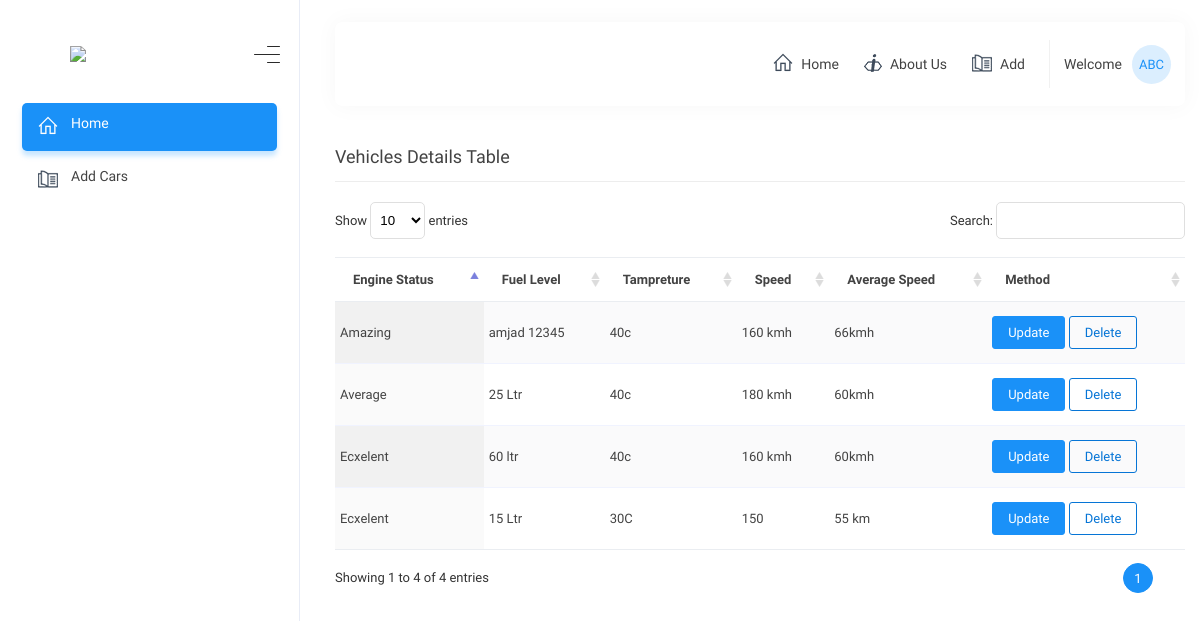
The page / on the database its author committed.
### vehicles/models.py (models this page shows, shortened)
class VehiclesDetail(models.Model):
    v_id = models.AutoField(primary_key=True)
    engine_status = models.CharField(max_length=200)
    fuel_level = models.CharField(max_length=200)
    tampreture = models.CharField(max_length=200)
    average_speed = models.CharField(max_length=200)
    speed = models.CharField(max_length=200)

### vehicles/views.py (the view)
# urls.py: path('', views.Index, name='home'),
def Index(request):
    vehicles = VehiclesDetail.objects.all().order_by('-v_id')
    return render(request, 'table.html',{'vehicles': vehicles})

### templates/table.html (shortened to what this page needs)
{% extends 'base.html' %}
{% load static %}
{% block active %}
    class="active"
{% endblock active %}
{% block body %}
<div class="row mt-4">
    <div class="col-lg-12">
        <h2 class="border-bottom">Vehicles Details Table</h2>
        <div class="mt-2">
            <table id="example" class="display" style="width:100%">
                <thead>
                    <tr>
                        <th>Engine Status</th>
                        <th>Fuel Level</th>
                        <th>Tampreture</th>
                        <th>Speed</th>
                        <th>Average Speed</th>
                        <th>Method</th>
                    </tr>
                </thead>
                <tbody>
                    {% for vehicle in vehicles %}
                    <tr>
                        <td>{{vehicle.engine_status}}</td>
                        <td>{{vehicle.fuel_level}}</td>
                        <td>{{vehicle.tampreture}}</td>
                        <td>{{vehicle.speed}}</td>
                        <td>{{vehicle.average_speed}}</td>
                        <td><a href="update/{{vehicle.v_id}}" class="btn btn-primary">Update</a>
                        <a href="delete/{{vehicle.v_id}}" class="btn btn-outline-primary">Delete</a></td>
                    </tr>
                    {% endfor %}
                </tbody>
            </table>
        </div>
    </div>
</div>
{% endblock body %}

### templates/base.html (shortened to what this page needs)
<!doctype html>
{% load static %}
<html lang="en">
<head>
    <link rel="stylesheet" type="text/css" href="{% static 'css/style.css' %}">
    <link href="{% static 'css/datepicker.css' %}" rel="stylesheet" type="text/css" />
    <link href="{% static 'css/jquery.dataTables.min.css' %}" rel="stylesheet" type="text/css" />
</head>
<body class="dashboard m-page--fluid">
    <div class="index-mainbox">
        <div class="">
            <div class="index-mainbox-left-ctnr">
                <div class="display-flex-ctnr-lft">
                    <div class="policy_logo">
                        <a class="logo" href="/">
                            <img src="https://encrypted-tbn0.gstatic.com/images?q=tbn:ANd9GcQdwG_2pnDZq0eF4g1Su6fCPYgxCiP50OcGdw&usqp=CAU"style= "width: 130px;
                            margin-left: 50px;">
                        </a>
                        <a href="javascript:;" class="toggler--left">
                            <span></span>
                        </a>
                    </div>
                </div>
                <div class="index-mainbox-left">
                    <ul>
                        <li {% block active %} {% endblock active %}><a href="/"><i class="icons la-home"
                                    aria-hidden="true"></i> <span> Home </span></a></li>
                        <li {% block active1 %} {% endblock active1 %}><a href="create"><i class="icons la-landmark"></i>
                                <span>Add Cars
                                </span></a></li>
                    </ul>
                </div>
            </div>
            <div class="index-mainbox-right">
                <div class="policy-header">
                    <div class="display-flex-ctnr">
                        <div class="display-flex-ctnr-rgt">
                            <div class="policy_logo_toolbar">
                                <div class="header-right text-right">
                                    <ul>
                                        <li class=""><a href="/"><i class="la-home icons"></i>Home</a>
                                        </li>
                                        <li class=""><a href="#"> <i class="Invest-portfolio icons"></i>About Us</a></li>
                                        <li class=""><a href="create"><i class="la-landmark icons"></i>Add</a>
                                        </li>
                                        <li class="p-0">
                                        </li>
                                        <li>
                                            <a href="#" class="m-dropdown__toggle">Welcome<span
                                                    class="user-img">ABC</span> </a>
                                        </li>
                                    </ul>
                                </div>
                            </div>
                        </div>
                    </div>
                </div>
                {% block body %}
                {% endblock body %}
            </div>
        </div>
    </div>
</body>
</html>

### rows shown on the page
VehiclesDetail: engine_status "Average", fuel_level "25 Ltr", tampreture "40c", speed "180 kmh", average_speed "60kmh"
VehiclesDetail: engine_status "Amazing", fuel_level "amjad 12345", tampreture "40c", speed "160 kmh", average_speed "66kmh"
VehiclesDetail: engine_status "Ecxelent", fuel_level "60 ltr", tampreture "40c", speed "160 kmh", average_speed "60kmh"
VehiclesDetail: engine_status "Ecxelent", fuel_level "15 Ltr", tampreture "30C", speed "150", average_speed "55 km"
